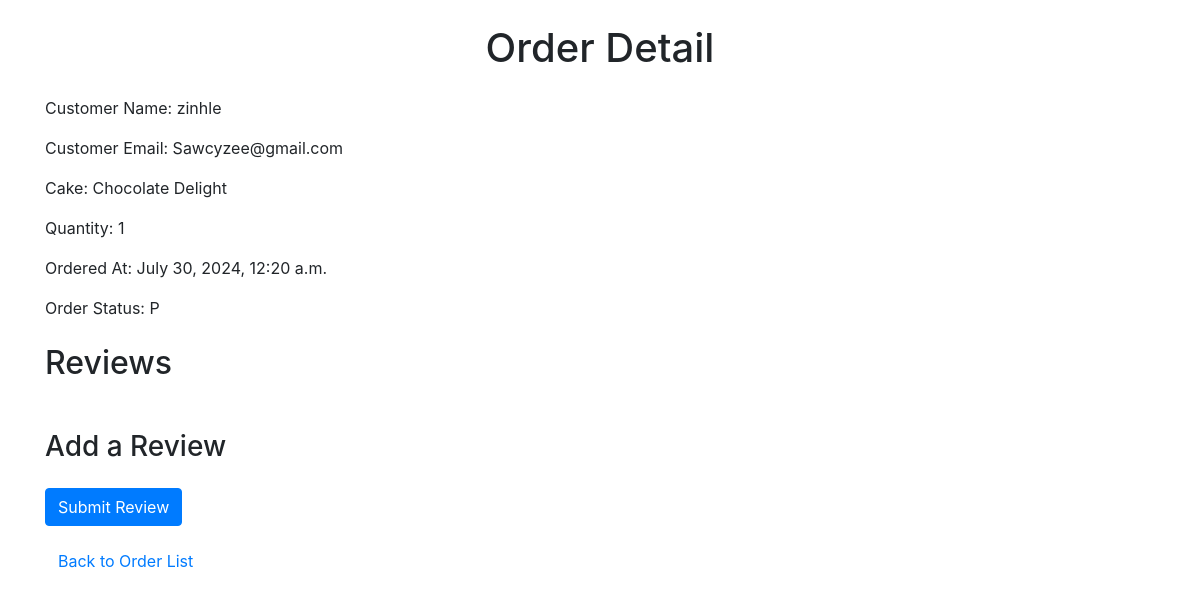
The page /order/2/ (signed in) on the database its author committed.
### orders/models.py (models this page shows, shortened)
class Order(models.Model):
    STATUS_CHOICES = [
        ('P', 'Pending'),
        ('S', 'Shipped'),
        ('D', 'Delivered'),
    ]
    customer_name = models.CharField(max_length=255)
    customer_email = models.EmailField()
    cake = models.ForeignKey(Cake, on_delete=models.CASCADE)
    quantity = models.PositiveIntegerField()
    ordered_at = models.DateTimeField(auto_now_add=True)
    user = models.ForeignKey(User, on_delete=models.CASCADE)
    status = models.CharField(max_length=1, choices=STATUS_CHOICES, default='P')

class Cake(models.Model):
    name = models.CharField(max_length=255)
    flavor = models.CharField(max_length=255)
    size = models.CharField(max_length=50)
    price = models.DecimalField(max_digits=5, decimal_places=2)
    image = models.ImageField(upload_to='cakes/', default='default_image.jpg')

### orders/views.py (the view)
# urls.py: path('order/<int:order_id>/', views.order_detail, name='order_detail'),
@login_required
def order_detail(request, order_id):
    order = get_object_or_404(Order, id=order_id, user=request.user)
    return render(request, 'orders/order_detail.html', {'order': order})

### orders/templates/orders/order_detail.html (shortened to what this page needs)
<!DOCTYPE html>
<html>
<head>
    {% load static %}
    <link rel="stylesheet" href="https://stackpath.bootstrapcdn.com/bootstrap/4.5.2/css/bootstrap.min.css">
</head>
<body>
    <div class="container">
        <h1 class="text-center my-4">Order Detail</h1>
        <p>Customer Name: {{ order.customer_name }}</p>
        <p>Customer Email: {{ order.customer_email }}</p>
        <p>Cake: {{ order.cake.name }}</p>
        <p>Quantity: {{ order.quantity }}</p>
        <p>Ordered At: {{ order.ordered_at }}</p>
        <p>Order Status: {{ order.status }}</p>
        <h2 class="my-4">Reviews</h2>
        {% if user.is_authenticated %}
            <h3 class="my-4">Add a Review</h3>
            <form method="post" action="{% url 'add_review' order.cake.id %}">
                <button type="submit" class="btn btn-primary">Submit Review</button>
            </form>
        {% else %}
            <p>Please <a href="{% url 'login' %}">login</a> to add a review.</p>
        {% endif %}
        <a href="{% url 'order_list' %}" class="btn btn-link mt-3">Back to Order List</a>
    </div>
</body>
</html>

### rows shown on the page
Order: customer_name "zinhle", customer_email "Sawcyzee@gmail.com", cake.name "Chocolate Delight", quantity "1", ordered_at "July 30, 2024, 12:20 a.m.", status "P"
